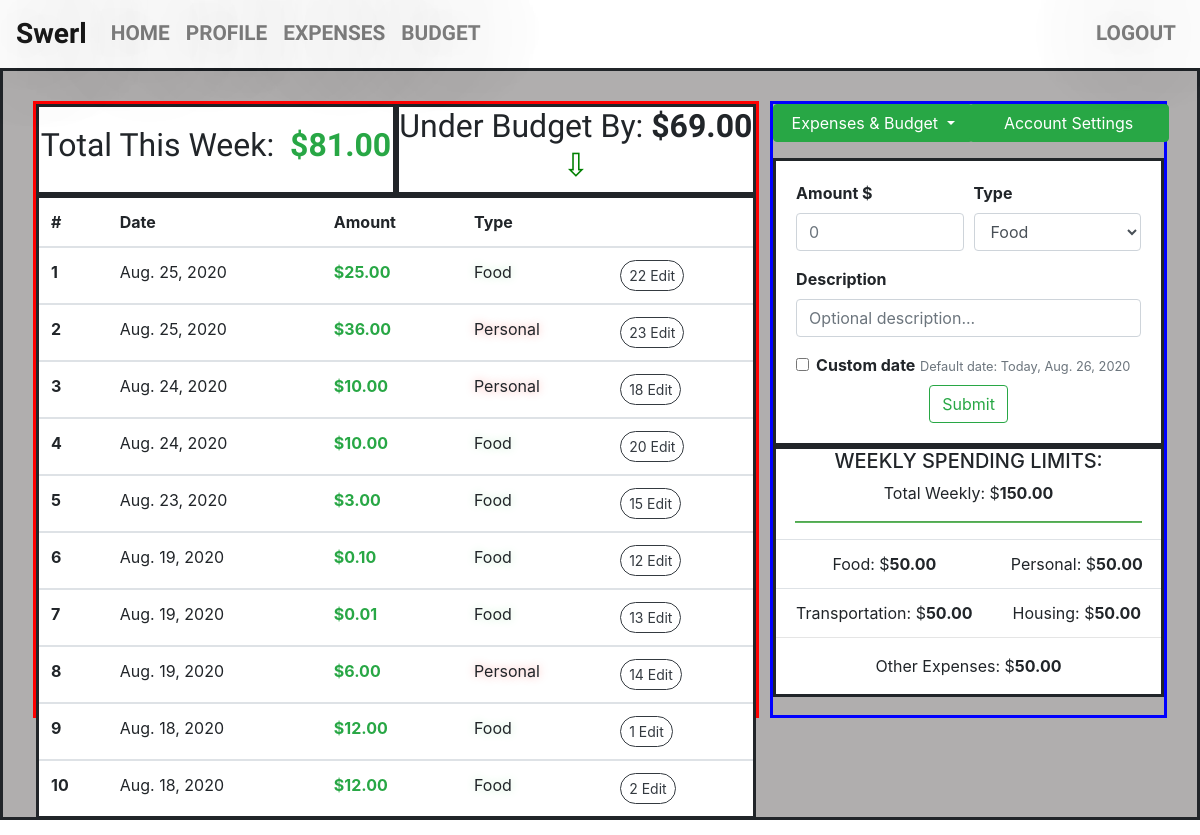
The page /profile/ (signed in) on the database as committed earlier.
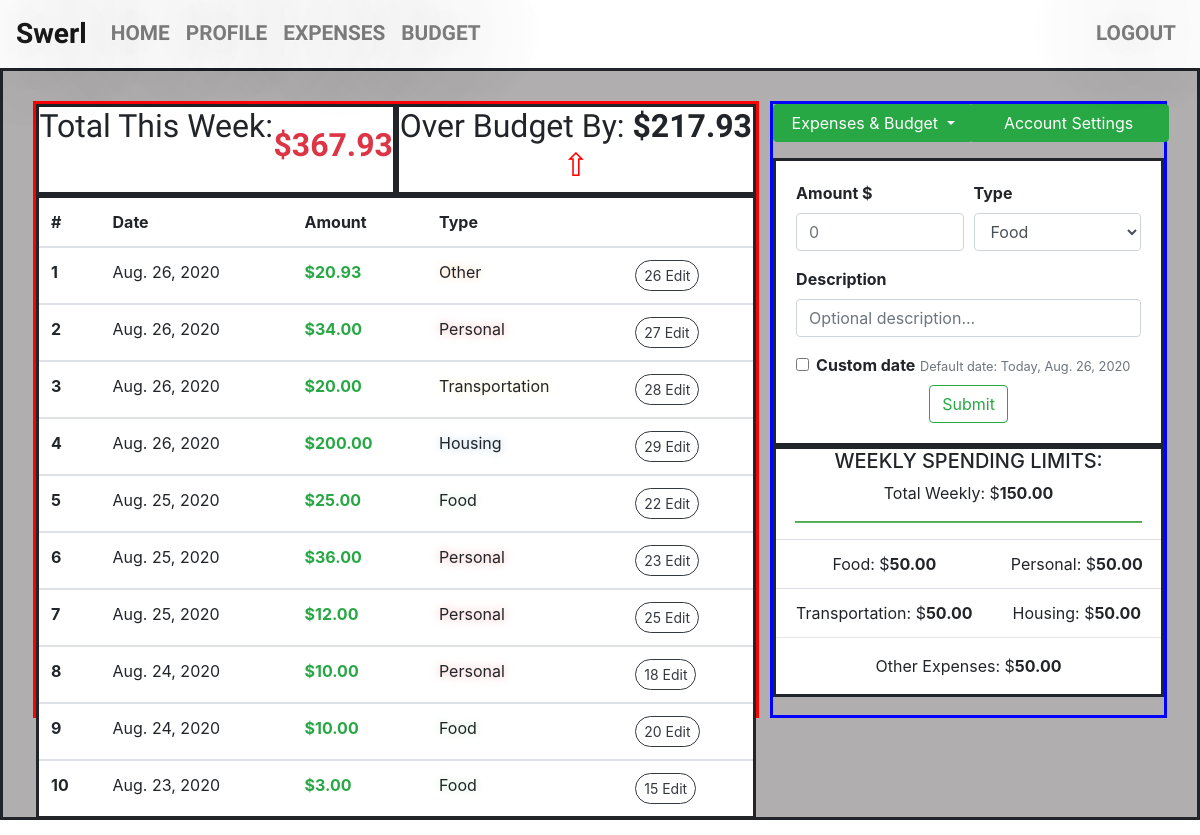
The same page on the database as committed later.
### expenses/models.py (models this page shows, shortened)
class Expense(models.Model):
    amount = models.DecimalField(max_digits=11, decimal_places=2)
    expense_date = models.DateField(default=datetime.now, blank=True)
    description = models.CharField(max_length=100, blank=True)
    expense_type = models.CharField(max_length=100)
    author = models.ForeignKey(settings.AUTH_USER_MODEL, on_delete=models.CASCADE)

### budget/models.py (models this page shows)
class Budget(models.Model):
    weekly_spending_total = models.DecimalField(max_digits=11, decimal_places=2)
    weekly_food = models.DecimalField(max_digits=11, decimal_places=2)
    weekly_personal = models.DecimalField(max_digits=11, decimal_places=2)
    weekly_transportation = models.DecimalField(max_digits=11, decimal_places=2)
    weekly_housing = models.DecimalField(max_digits=11, decimal_places=2)
    weekly_other = models.DecimalField(max_digits=11, decimal_places=2)
    author = models.ForeignKey(settings.AUTH_USER_MODEL, on_delete=models.CASCADE)

### swerl_profile/views.py (the view)
# urls.py: path("profile/", profile_page, name="profile_page"),
def profile_page(request):
    if request.user.username:
        author_id = request.user.id
        user_expenses = Expense.objects.filter(author=author_id).order_by("-expense_date")[:10]
        user_budgets = Budget.objects.filter(author=author_id).last()
        user_name = request.user.username
        current_wk = datetime.now().isocalendar()[1]
        current_yr = datetime.now().isocalendar()[0]
        wk_expenses_tuple = Expense.objects.filter(
            author=author_id).filter(expense_date__year=current_yr).filter(
            expense_date__week=current_wk).aggregate(Sum("amount"))
        wk_expenses = wk_expenses_tuple["amount__sum"]
        if wk_expenses is None:
            wk_expenses = 0
        if user_budgets is None:
            budget_difference = 0
        else:
            budget_difference = abs(user_budgets.weekly_spending_total - wk_expenses)
        context = {
            "user_expenses": user_expenses,
            "user_name": user_name,
            "current_date": datetime.now().date(),
            "user_budgets": user_budgets,
            "wk_expenses": wk_expenses,
            "budget_difference": budget_difference,
        }
        return render(request, "swerl_profile/swerl_profile.html", context)
    else:
        return HttpResponseRedirect("/signup")

### templates/swerl_profile/swerl_profile.html (shortened to what this page needs)
{% extends "base.html" %}
{% block content %}
<div class="div_box_frame div_flex_equal_column" style="background: #b0aeae; padding: 30px;">
        <div style="width: 65%; max-height: 90%; margin-right: 1%; border: solid red;">
            <div style="width: 100%; display: flex; background: white;">
                <div class="div_small_box">
                    {% if wk_expenses > user_budgets.weekly_spending_total %}
                        <h2>Total This Week: &nbsp; <h2 class="text-danger"> <b>${{ wk_expenses|floatformat:2 }} </b></h2></h2>
                    {% else %}
                        <h2>Total This Week: &nbsp; <h2 class="text-success"> <b>${{ wk_expenses|floatformat:2 }} </b></h2></h2>
                    {% endif %}
                </div>
                <div class="div_small_box">
                    {% if wk_expenses > user_budgets.weekly_spending_total %}
                        <h2 class="h2_arrow_up"> Over Budget By: <b>${{ budget_difference|floatformat:2 }} </b></h2>
                    {% else %}
                        <h2 class="h2_arrow_down">Under Budget By: <b>${{ budget_difference|floatformat:2 }} </b></h2>
                    {% endif %}
                </div>
            </div>
            <div class="table-responsive">
                <table class="table table-hover" style="border: solid; background: white;">
                    <thead>
                    <tr>
                        <th scope="col">#</th>
                        <th scope="col">Date</th>
                        <th scope="col">Amount</th>
                        <th scope="col">Type</th>
                        <th scope="col"></th>
                    </tr>
                    </thead>
                    {% for user_expense in user_expenses %}
                    <tbody>
                        <tr data-toggle="tooltip" title="{{ user_expense.description }}">
                            <th scope="row">
                                {{ forloop.counter }}
                            </th>
                            <td>
                                {{ user_expense.expense_date }}
                            </td>
                            <td class="text-success">
                                <b>${{ user_expense.amount }}</b>
                            </td>
                            {% if user_expense.expense_type == "food" %}
                                <td class="title_case" style="text-shadow: 0 0 10px #C0ECCC;">{{ user_expense.expense_type }}</td>
                            {% elif user_expense.expense_type == "personal" %}
                                <td class="title_case" style="text-shadow: 0 0 10px #F6A8A6;">{{ user_expense.expense_type }}</td>
                            {% elif user_expense.expense_type == "transportation" %}
                                <td class="title_case" style="text-shadow: 0 0 10px #F9F0C1;">{{ user_expense.expense_type }}</td>
                            {% elif user_expense.expense_type == "housing" %}
                                <td class="title_case" style="text-shadow: 0 0 10px #A5C8E4;">{{ user_expense.expense_type }}</td>
                            {% elif user_expense.expense_type == "other" %}
                                <td class="title_case" style="text-shadow: 0 0 10px #F4CDA6;">{{ user_expense.expense_type }}</td>
                            {% endif %}
                                <td><span class="update_form_button">
                                    <button class="btn btn-outline-dark btn-sm" style="border-radius: 20px;">
                                        {{user_expense.pk}} Edit
                                    </button>
                                </span></td>
                        </tr>
                    </tbody>
                    {% endfor %}
                </table>
            </div>
        </div>
        <div style="width: 35%; max-height: 90%; padding: 0; border: solid blue;">
            <div style="width: 100%; min-height: 8%; display: flex; margin-bottom: 5px;">
                <div class="text-center" style="width: 50%; height: 100%; padding: 0;">
                      <a class="btn btn-success dropdown-toggle longer_buttons text-center" href="#" role="button"
                         id="dropdownMenuLink" data-toggle="dropdown" aria-haspopup="true" aria-expanded="false">
                          Expenses & Budget
                      </a>
                </div>
                <div class="text-center" style="width: 50%; height: 100%; padding: 0;">
                    <a class="btn btn-success text-center longer_buttons" href="#">Account Settings</a>
                </div>
            </div>
            <div style="margin-bottom: auto; min-height: 46%;">
                <form method="POST" action="{% url 'expenses_paths:post_expenses' %}"
                      style="border: solid; padding: 20px; background: white;">
                    <div class="form-row">
                        <div class="form-group col-md-6">
                            <label for="expense_amount"><b>Amount $</b></label>
                            <input class="form-control" id="expense_amount" type="number" min=".01" placeholder="0"
                                   name="expense_amount" step=".01" required>
                        </div>
                        <div class="form-group col-md-6">
                            <label for="expense_type"><b>Type</b></label>
                            <select class="form-control" id="expense_type" name="expense_type">
                                <option value="food">Food</option>
                            </select>
                        </div>
                    </div>
                    <div class="form-group">
                        <label for="expense_description"><b>Description</b></label>
                        <input class="form-control" id="expense_description" type="text"
                               placeholder="Optional description..."
                               name="description">
                    </div>
                    <div class="form-check">
                        <input class="form-check-input" id="expense_date" type="checkbox"
                               name="expense_date" onclick="custom_date_entry()">
                        <label for="expense_date"><b>Custom date</b></label>
                        <small class="text-muted" style="line-height: 80%;">
                            Default date: Today, {{ current_date }}
                        </small>
                    </div>
                    <div class="text-center">
                        <button type="submit" class="btn btn-outline-success">Submit</button>
                    </div>
                </form>
            </div>
            {% if user_budgets is None %}
                <div class="text-center" style="background: white; border: solid; height: 250px;">
                    <h5>WEEKLY SPENDING LIMITS:</h5>
                    <p>Total Weekly: $0.00</p>
                    <hr style="height:1px;background-color:black;width:90%; background-color: #5cb85c;">
                    <br><br>
                    <a class="btn btn-lrg btn-outline-success" href="/expenses/#budget"><b>Set-up Spending Limits</b></a>
                </div>
            {% else %}
                <div class="text-center" style="background: white; border: solid;">
                    <h5>WEEKLY SPENDING LIMITS:</h5>
                    <p>Total Weekly: $<b>{{ user_budgets.weekly_spending_total }} </b></p>
                    <hr style="height:1px;background-color:black;width:90%; background-color: #5cb85c;">
                    <table class="table" style="margin-bottom: 0;">
                        <tbody>
                            <tr>
                                <td>Food: $<b>{{ user_budgets.weekly_food }} </b></td>
                                <td>Personal: $<b>{{ user_budgets.weekly_personal }} </b></td>
                            </tr>
                            <tr>
                                <td>Transportation: $<b>{{ user_budgets.weekly_transportation }} </b></td>
                                <td>Housing: $<b>{{ user_budgets.weekly_housing }} </b></td>
                            </tr>
                        </tbody>
                    </table>
                    <hr style="margin-top: 0;">
                    <p class="text-center">Other Expenses: $<b>{{ user_budgets.weekly_other }} </b></p>
                </div>
            </div>
        {% endif %}
</div>
{% endblock content %}

### templates/base.html (shortened to what this page needs)
<!DOCTYPE html>
{% block html %}<html lang="en">{% endblock html %}
<head>
    <link rel="stylesheet"
          href="https://stackpath.bootstrapcdn.com/bootstrap/4.5.0/css/bootstrap.min.css"
    >
    {% load static %}
    <link rel="stylesheet"
          href="{% static 'css/styles.css' %}"
          type="text/css"
    >
</head>
<body>
    {% block navbar %} {% include "partials/_navbar.html" %} {% endblock navbar %}
    {% block content %}{% endblock content %}
</body>
</html>

### templates/partials/_navbar.html (shortened to what this page needs)
<nav id="navbar-custom" class="navbar navbar-expand-lg navbar-light font-weight-bold">
    <a class="navbar-brand" href="/">Swerl</a>
    <div class="collapse navbar-collapse text-uppercase" id="navbarNav">
        <ul class="navbar-nav mr-auto">
            <li class="nav-item"><a class="nav-link" href="/">Home</a></li>
            <li class="nav-item"><a class="nav-link" href="/profile">Profile</a></li>
            <li class="nav-item"><a class="nav-link" href="/expenses">Expenses</a></li>
            <li class="nav-item"><a class="nav-link" href="/expenses#budget">Budget</a></li>
        </ul>
        <ul class="navbar-nav ml-auto">
            {% if user.is_authenticated %}
                <li class="nav-item">
                    <a class="nav-link" href="/logout">Logout</a>
                </li>
            {% endif %}
        </ul>
    </div>
</nav>

### static/css/styles.css (style rules this page uses)
html, body { margin: 0; padding: 0; height: 100%; width: 100%; }
h2 { font-family: Oswald; text-align: center; }
.h2_arrow_up:after { content: ' \21E7'; color: red; }
.div_box_frame { width: 100%; height: 90%; padding: 0; border: solid; }
.div_small_box { width: 50%; border: solid; padding: 0; display: flex; justify-content: center; align-items: center; }
.longer_buttons { width: 200px; }
.div_flex_equal_column { display: -webkit-flex; display: flex; flex-direction: row; align-items: stretch; }
#navbar-custom { text-shadow: -1px 0 #f7f7f7, 0 1px #f7f7f7, 1px 0 #f7f7f7, 0 -1px #f7f7f7, 0 0 100px black; font-size: 130%; font-family: Oswald; }
.navbar-brand { font-size: 135%; }
.title_case { text-transform: capitalize; }

Rows that differ between the two databases and show on the page:
no longer on this page (row unchanged): Expense: expense_date "Aug. 19, 2020", amount "0.10", expense_type "Food", pk "12"
no longer on this page (row unchanged): Expense: expense_date "Aug. 19, 2020", amount "0.01", expense_type "Food", pk "13"
no longer on this page (row unchanged): Expense: expense_date "Aug. 19, 2020", amount "6.00", expense_type "Personal", pk "14"
no longer on this page (row unchanged): Expense: expense_date "Aug. 18, 2020", amount "12.00", expense_type "Food", pk "1"
no longer on this page (row unchanged): Expense: expense_date "Aug. 18, 2020", amount "12.00", expense_type "Food", pk "2"
added Expense: expense_date "Aug. 26, 2020", amount "20.93", expense_type "Other", pk "26"
added Expense: expense_date "Aug. 26, 2020", amount "34.00", expense_type "Personal", pk "27"
added Expense: expense_date "Aug. 26, 2020", amount "20.00", expense_type "Transportation", pk "28"
added Expense: expense_date "Aug. 26, 2020", amount "200.00", expense_type "Housing", pk "29"
added Expense: expense_date "Aug. 25, 2020", amount "12.00", expense_type "Personal", pk "25"
Other text that changed with them:
{{ wk_expenses|floatformat:2 }}: (not shown) → "367.93"
{{ budget_difference|floatformat:2 }}: (not shown) → "217.93"
{{ wk_expenses|floatformat:2 }}: "81.00" → (not shown)
{{ budget_difference|floatformat:2 }}: "69.00" → (not shown)
text no longer shown: "Under Budget By:"
text now shown: "Over Budget By:"
